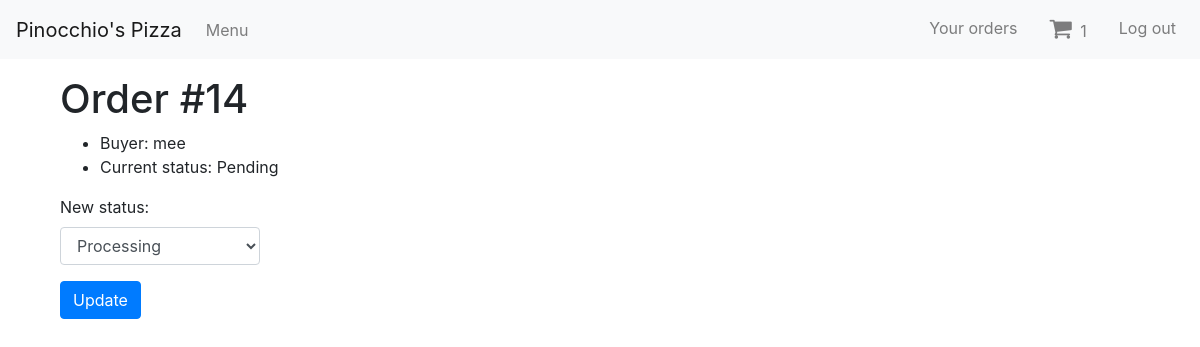
The page /order/14/status (signed in) on the database as committed earlier.
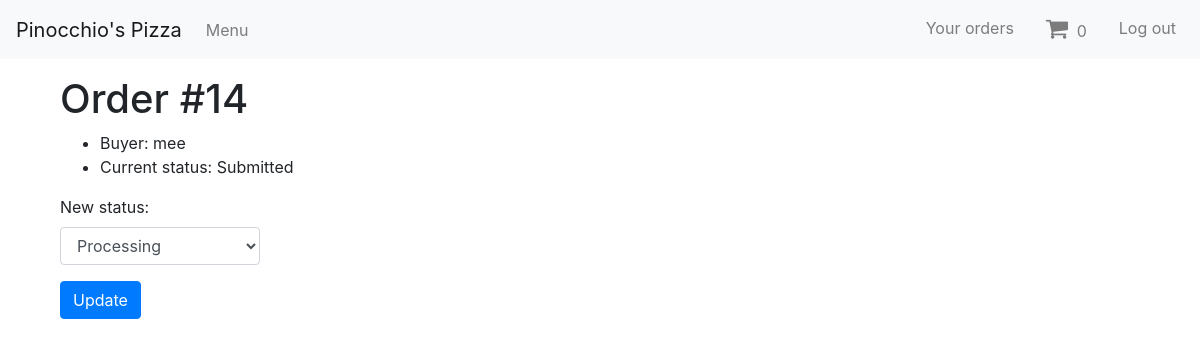
The same page on the database as committed later.
### orders/models.py (models this page shows, shortened)
class Order(models.Model):
    created_by = models.ForeignKey(User, on_delete=models.SET_NULL, null=True, blank=True)
    time = models.DateTimeField(auto_now=True)
    status_choices = [
        ('p', 'Pending'),
        ('s', 'Submitted'),
        ('pr', 'Processing'),
        ('c', 'Completed'),
    ]
    status = models.CharField(choices=status_choices, max_length=2, blank=False, default='p')
    total_price = models.FloatField(null=True)
    class Meta:
        permissions = (("can_change_status", "Change order status"),)

### orders/views.py (the view)
# urls.py: path('order/<int:pk>/status', views.change_status_admin, name="change-order-status"),
@permission_required('orders.can_change_status')
def change_status_admin(request, pk):
    order_instance = get_object_or_404(Order, pk=pk)
    if request.method =='POST':
        form = OrderStatusForm(request.POST)
        if form.is_valid():
            order_instance.status = form.cleaned_data['status']
            order_instance.save()
            items = get_list_or_404(Item, order_id=order_instance.id)
            for item in items:
                item.status = form.cleaned_data['status']
                item.save()
            return HttpResponseRedirect(reverse('all-orders'))
    else:
        form = OrderStatusForm()
    cart_num = len(Item.objects.filter(created_by=request.user).filter(status__exact='p'))
    context = {
        'form': form,
        'order_instance': order_instance,
        'cart_num': cart_num,
    }
    return render(request, 'orders/change_order_status.html', context)

### orders/forms.py
class OrderStatusForm(ModelForm):
    class Meta:
        model = Order
        fields = ['status']

### orders/templates/orders/change_order_status.html (shortened to what this page needs)
{% extends "base_generic.html" %}
{% block main %}
<h1>Order #{{ order_instance.id }}</h1>
<ul>
    <li>Buyer: {{ order_instance.created_by }}</li>
    <li>Current status: <span id="current_status">{{ order_instance.get_status_display }}</span></li>
</ul>
    <form action="" method="post">
        <label for="id_status">New status:</label>
        <select class="form-control" name="status" id="id_status">
            {{ form.status.2 }}
        </select>
        <div class="py-3">
            <button class="btn btn-primary" type="submit">Update</button>
        </div>
    </form>
{% endblock %}

Rows that differ between the two databases and show on the page:
changed Order "mee": status "Pending" → "Submitted"
Other text that changed with them:
{{ cart_num }}: "1" → "0"
